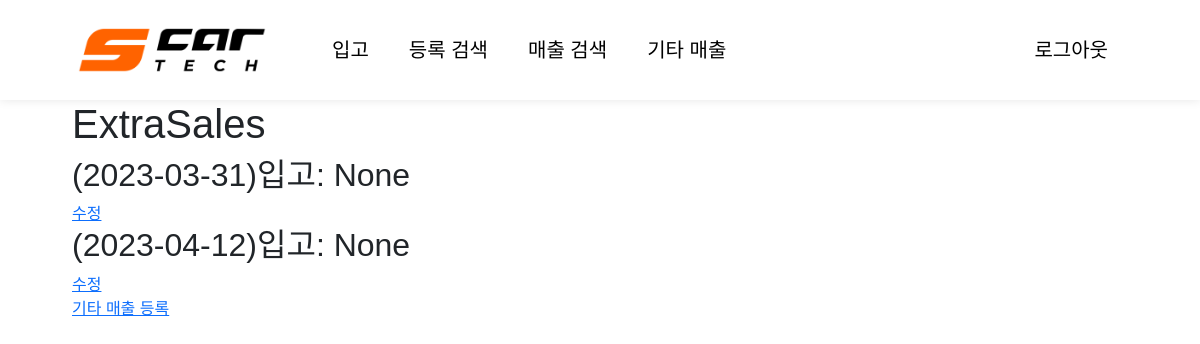
Screenshot of /demand/extra_sales/ (signed in) with the database file from the repository.
### demand/models.py (models this page shows, shortened)
class Sales(TimeStampedModel):
    status = models.CharField(choices=[(value, value)for value in STATUS_DICT.values()],
                              max_length=20, default="미청구", verbose_name="상태")
    class Meta:
        ordering = ["-created",]
        verbose_name = "매출"
        verbose_name_plural = "매출(들)"
        abstract = True

class ExtraSales(Sales):
    class Meta:
        verbose_name = "기타 매출"
        verbose_name_plural = "기타 매출(들)"
    car_number = models.CharField(
        verbose_name="차량번호", blank=True, null=True, max_length=20)
    day_came_in = models.DateField(verbose_name="입고일", blank=True, null=True)
    expected_day_came_out = models.DateField(
        blank=True, null=True, verbose_name="출고예정일")
    real_day_came_out = models.DateField(
        blank=True, null=True, verbose_name="실제출고일")
    car_model = models.CharField(
        blank=True, null=True, max_length=90, verbose_name="차종")
    abroad_type = models.CharField(
        blank=True, null=True,
        choices=(("domestic", "국산"), ("imported", "수입")), max_length=10, verbose_name="국산/수입")
    supporter = models.ForeignKey(
        Supporter, verbose_name="입고지원", blank=True, null=True, on_delete=models.SET_NULL, related_name="all_extra_sales")
    insurance_agent = models.ForeignKey(
        InsuranceAgent, related_name="all_extra_sales", null=True, on_delete=models.SET_NULL, verbose_name="보험 담당자")
    client_name = models.CharField(
        blank=True, null=True, verbose_name="고객명", max_length=30)
    phone_number = models.CharField(
        null=True, blank=True, max_length=15, verbose_name="전화번호")
    payment = models.OneToOneField(
        Payment, null=True, blank=True, related_name="extra_sales", verbose_name="결제", on_delete=models.CASCADE)
    charge = models.OneToOneField(
        Charge, null=True, blank=True, related_name="extra_sales", verbose_name="청구", on_delete=models.CASCADE)
    deposit = models.OneToOneField(
        Deposit, null=True, blank=True, related_name="extra_sales", verbose_name="입금", on_delete=models.CASCADE)
    note = models.TextField(blank=True, null=True, verbose_name="비고")
    wasted = models.BooleanField(default=False, verbose_name="폐차")
    unrepaired = models.BooleanField(default=False, verbose_name="미수리출고")
    def __str__(self):
        return f"({self.day_came_in})입고: {self.note}"

### demand/views.py (the view)
# urls.py: path("extra_sales/", views.extra_sales, name="extra_sales"),
@login_required
def extra_sales(request):
    return render(request, "demand/extra_sales.html", context={"extra_sales_queryset": ExtraSales.objects.all()})

### templates/demand/extra_sales.html (shortened to what this page needs)
{% extends "base.html" %}
{% load custom_filters %}{% load static%}
{% block content %}
<h1>ExtraSales</h1>
{% for extra_sales in extra_sales_queryset %}
    <div>
        <h2>{{extra_sales}}</h2>
        <a href="">수정</a>
    </div>
{% endfor %}
<a href="">기타 매출 등록</a>
{% endblock content %}

### static/css/project.css (style rules this page uses)
* { --blue: #009cff; --orange: #ff6300; font-family: "Noto Sans KR", sans-serif; font-weight: 400; }
body { position: relative; max-width: 100vw; min-height: calc(var(--vh) * 100); }

### rows the page displays
ExtraSales: day_came_in+note "(2023-03-31)입고: None"
ExtraSales: day_came_in+note "(2023-04-12)입고: None"
